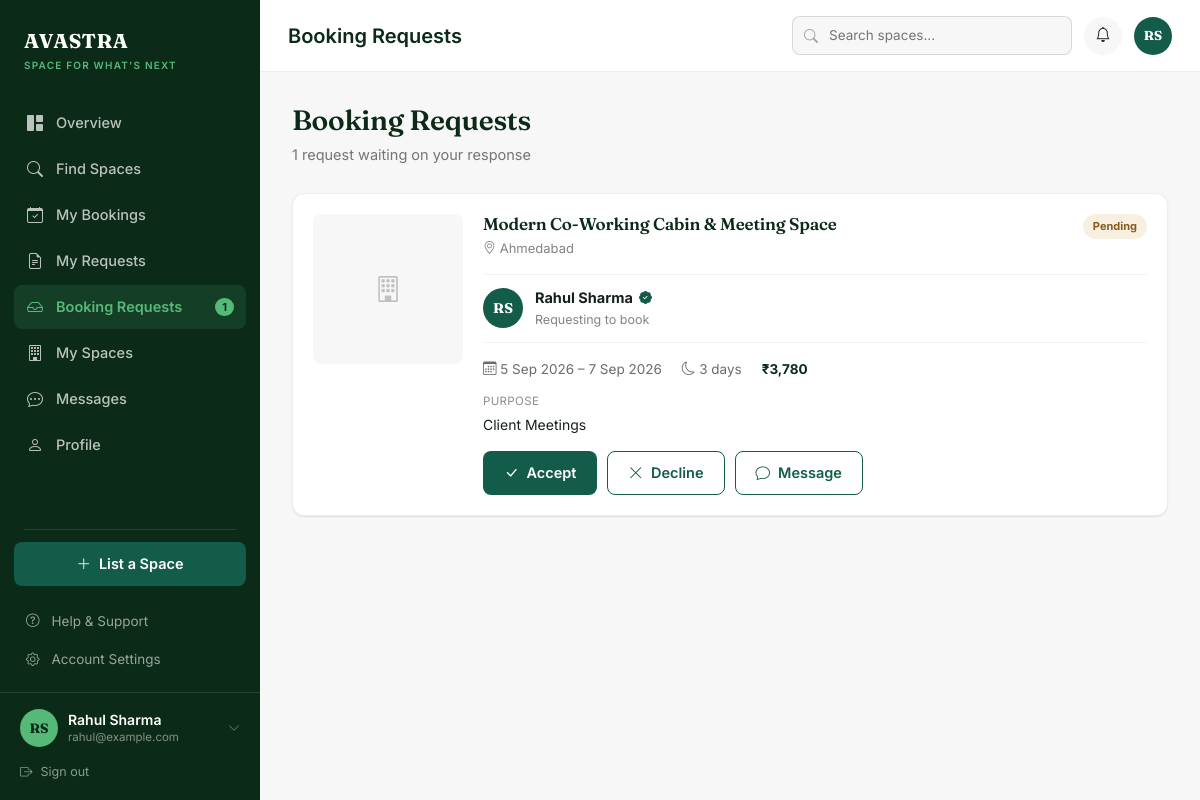
The app's page /user/owner-requests.php (signed in) with its own data.
### tables this page shows
CREATE TABLE IF NOT EXISTS `bookings` (
  `id` INT AUTO_INCREMENT PRIMARY KEY,
  `booking_code` VARCHAR(50) NOT NULL UNIQUE,
  `space_id` INT NOT NULL,
  `seeker_id` INT NOT NULL,
  `start_date` DATE NOT NULL,
  `end_date` DATE NOT NULL,
  `total_days` INT NOT NULL,
  `purpose` VARCHAR(150) NOT NULL,
  `base_amount` DECIMAL(10, 2) NOT NULL,
  `platform_fee` DECIMAL(10, 2) NOT NULL,
  `deposit_amount` DECIMAL(10, 2) DEFAULT 0.00,
  `total_amount` DECIMAL(10, 2) NOT NULL,
  `status` ENUM('pending', 'confirmed', 'active', 'completed', 'cancelled', 'rejected') NOT NULL DEFAULT 'pending',
  `cancellation_reason` TEXT DEFAULT NULL,
  `created_at` TIMESTAMP DEFAULT CURRENT_TIMESTAMP,
  `updated_at` TIMESTAMP DEFAULT CURRENT_TIMESTAMP ON UPDATE CURRENT_TIMESTAMP,
  FOREIGN KEY (`space_id`) REFERENCES `spaces` (`id`) ON DELETE CASCADE,
  FOREIGN KEY (`seeker_id`) REFERENCES `users` (`id`) ON DELETE CASCADE
);

CREATE TABLE IF NOT EXISTS `users` (
  `id` INT AUTO_INCREMENT PRIMARY KEY,
  `role_id` INT NOT NULL DEFAULT 2,
  `full_name` VARCHAR(100) NOT NULL,
  `email` VARCHAR(150) NOT NULL UNIQUE,
  `password_hash` VARCHAR(255) NOT NULL,
  `phone` VARCHAR(20) DEFAULT NULL,
  `profile_image` VARCHAR(255) DEFAULT 'default-avatar.png',
  `address` TEXT DEFAULT NULL,
  `city` VARCHAR(100) DEFAULT NULL,
  `state` VARCHAR(100) DEFAULT NULL,
  `zip_code` VARCHAR(20) DEFAULT NULL,
  `status` ENUM('active', 'inactive', 'blocked', 'pending') NOT NULL DEFAULT 'active',
  `email_verified` TINYINT(1) DEFAULT 0,
  `created_at` TIMESTAMP DEFAULT CURRENT_TIMESTAMP,
  `updated_at` TIMESTAMP DEFAULT CURRENT_TIMESTAMP ON UPDATE CURRENT_TIMESTAMP,
  FOREIGN KEY (`role_id`) REFERENCES `roles` (`id`) ON DELETE CASCADE
);

CREATE TABLE IF NOT EXISTS `spaces` (
  `id` INT AUTO_INCREMENT PRIMARY KEY,
  `owner_id` INT NOT NULL,
  `category_id` INT NOT NULL,
  `title` VARCHAR(255) NOT NULL,
  `description` TEXT NOT NULL,
  `address` TEXT NOT NULL,
  `city` VARCHAR(100) NOT NULL,
  `state` VARCHAR(100) NOT NULL,
  `zip_code` VARCHAR(20) NOT NULL,
  `latitude` DECIMAL(10, 8) DEFAULT NULL,
  `longitude` DECIMAL(11, 8) DEFAULT NULL,
  `total_sqft` INT NOT NULL,
  `max_capacity` INT DEFAULT 10,
  `daily_rate` DECIMAL(10, 2) NOT NULL,
  `weekly_rate` DECIMAL(10, 2) DEFAULT NULL,
  `monthly_rate` DECIMAL(10, 2) DEFAULT NULL,
  `security_deposit` DECIMAL(10, 2) DEFAULT 0.00,
  `verification_status` ENUM('pending', 'approved', 'rejected') NOT NULL DEFAULT 'pending',
  `rejection_reason` TEXT DEFAULT NULL,
  `is_active` TINYINT(1) DEFAULT 1,
  `created_at` TIMESTAMP DEFAULT CURRENT_TIMESTAMP,
  `updated_at` TIMESTAMP DEFAULT CURRENT_TIMESTAMP ON UPDATE CURRENT_TIMESTAMP,
  FOREIGN KEY (`owner_id`) REFERENCES `users` (`id`) ON DELETE CASCADE,
  FOREIGN KEY (`category_id`) REFERENCES `categories` (`id`) ON DELETE CASCADE
);

### classes/Auth.php (called while the page is built, shortened)
<?php
class Auth {
    public static function isLoggedIn(): bool {
        return isset($_SESSION['user_id']) && !empty($_SESSION['user_id']);
    }
    public static function getUser(): ?array {
        return [
            'id'        => $_SESSION['user_id'],
            'full_name' => $_SESSION['user_name'] ?? 'User',
            'email'     => $_SESSION['user_email'] ?? '',
            'role_id'   => $_SESSION['user_role_id'] ?? 2,
            'role_name' => $_SESSION['user_role'] ?? 'user'
        ];
    }
}

### user/owner-requests.php (the view, shortened to what this page needs)
<?php
$pageTitle = 'Booking Requests';
require_once __DIR__ . '/includes/header.php';
require_once __DIR__ . '/includes/sidebar.php';
$db     = Database::getInstance();
$userId = (int) $currentUser['id'];
$stmt = $db->prepare("
    SELECT b.*, s.title, s.city,
           u.full_name AS seeker_name, u.email_verified AS seeker_verified,
           (SELECT image_path FROM space_images WHERE space_id = s.id ORDER BY is_primary DESC, id ASC LIMIT 1) AS image_path
    FROM bookings b
    JOIN spaces s ON s.id = b.space_id
    JOIN users u ON u.id = b.seeker_id
    WHERE s.owner_id = :uid AND b.status = 'pending'
    ORDER BY b.created_at ASC
");
$stmt->execute([':uid' => $userId]);
$requests = $stmt->fetchAll();
?>
<div id="user-main">
    <?php require_once __DIR__ . '/includes/topbar.php'; ?>
    <main id="user-content" class="owner-requests-page">
        <div class="greeting-row">
            <div>
                <h1>Booking Requests</h1>
                <p><?= count($requests); ?> request<?= count($requests) === 1 ? '' : 's'; ?> waiting on your response</p>
            </div>
        </div>
        <?php if (empty($requests)): ?>
            <div class="empty-state">
                <i class="bi bi-inbox"></i>
                <h3>No pending requests</h3>
                <p>When someone requests one of your spaces, it'll show up here for you to accept or decline.</p>
                <a href="<?= APP_URL; ?>/user/my-spaces.php" class="btn btn-primary-avastra">View My Spaces</a>
            </div>
        <?php else: ?>
            <div class="owner-request-list">
                <?php foreach ($requests as $r): ?>
                    <?php
                    $nameParts = preg_split('/\s+/', trim($r['seeker_name']));
                    $initials  = strtoupper(substr($nameParts[0], 0, 1) . substr(end($nameParts), 0, 1));
                    $totalDays = (int) $r['total_days'];
                    $dateRange = $totalDays > 1
                        ? date('j M Y', strtotime($r['start_date'])) . ' – ' . date('j M Y', strtotime($r['end_date']))
                        : date('j F Y', strtotime($r['start_date']));
                    $formId = 'reject-form-' . (int) $r['id'];
                    ?>
                    <div class="owner-request-card">
                        <?php if ($r['image_path']): ?>
                            <img src="<?= APP_URL . '/' . htmlspecialchars($r['image_path']); ?>" alt="<?= htmlspecialchars($r['title']); ?>">
                        <?php else: ?>
                            <div class="img-fallback"><i class="bi bi-building"></i></div>
                        <?php endif; ?>
                        <div class="orc-body">
                            <div class="orc-top">
                                <div>
                                    <h3><?= htmlspecialchars($r['title']); ?></h3>
                                    <div class="orc-loc"><i class="bi bi-geo-alt"></i> <?= htmlspecialchars($r['city']); ?></div>
                                </div>
                                <span class="status-pill pending">Pending</span>
                            </div>
                            <div class="orc-seeker">
                                <div class="avatar-circle-xl orc-avatar"><?= htmlspecialchars($initials); ?></div>
                                <div>
                                    <strong>
                                        <?= htmlspecialchars($r['seeker_name']); ?>
                                        <?php if ($r['seeker_verified']): ?><i class="bi bi-patch-check-fill bd-verified"></i><?php endif; ?>
                                    </strong>
                                    <span>Requesting to book</span>
                                </div>
                            </div>
                            <div class="orc-meta">
                                <span><i class="bi bi-calendar3"></i> <?= $dateRange; ?></span>
                                <span><i class="bi bi-moon"></i> <?= $totalDays; ?> day<?= $totalDays > 1 ? '' : ''; ?><?= $totalDays === 1 ? '' : 's'; ?></span>
                                <span><strong>₹<?= number_format((float) $r['total_amount'], 0); ?></strong></span>
                            </div>
                            <div class="orc-purpose"><span>Purpose</span>
                                <p><?= htmlspecialchars($r['purpose']); ?></p>
                            </div>
                            <div class="orc-actions">
                                <form method="POST" onsubmit="return confirm('Accept this booking request?');">
                                    <button type="submit" class="btn btn-primary-avastra"><i class="bi bi-check-lg"></i> Accept</button>
                                </form>
                                <button type="button" class="btn btn-ghost-avastra" onclick="document.getElementById('<?= $formId; ?>').classList.toggle('open')">
                                    <i class="bi bi-x-lg"></i> Decline
                                </button>
                                <a href="<?= APP_URL; ?>/user/messages.php?with=<?= (int) $r['seeker_id']; ?>&space_id=<?= (int) $r['space_id']; ?>" class="btn btn-ghost-avastra">
                                    <i class="bi bi-chat"></i> Message
                                </a>
                            </div>
                        </div>
                    </div>
                <?php endforeach; ?>
            </div>
        <?php endif; ?>
    </main>
    <?php require_once __DIR__ . '/includes/footer.php'; ?>

### user/includes/topbar.php (shortened to what this page needs)
<?php
$nameParts   = preg_split('/\s+/', trim($currentUser['full_name']));
$topInitials = strtoupper(substr($nameParts[0], 0, 1) . substr($nameParts[count($nameParts) - 1] ?? '', 0, 1));
?>
<header id="user-topbar">
    <div class="topbar-left">
        <span class="page-title"><?= htmlspecialchars($pageTitle); ?></span>
    </div>
    <div class="topbar-right">
        <?php if (empty($hideTopbarSearch)): ?>
            <div class="topbar-search">
                <i class="bi bi-search"></i>
                <input type="text" placeholder="Search spaces...">
            </div>
        <?php endif; ?>
        <a href="<?= APP_URL; ?>/user/notifications.php" class="topbar-icon-btn" title="Notifications">
            <i class="bi bi-bell"></i>
        </a>
        <a href="<?= APP_URL; ?>/user/profile.php" class="topbar-avatar" title="<?= htmlspecialchars($currentUser['full_name']); ?>">
            <?= htmlspecialchars($topInitials); ?>
        </a>
    </div>
</header>

### records on screen
bookings: seeker.full_name "RS", space.title "Modern Co-Working Cabin & Meeting Space", space.city "Ahmedabad", seeker.full_name "Rahul Sharma", dateRange "5 Sep 2026 – 7 Sep 2026", total_days "3", total_amount "3,780", purpose "Client Meetings"

### other values on screen
$ownerPendingCount "1"
$initials "RS"
$currentUser['full_name'] "Rahul Sharma"
$currentUser['email'] "rahul@example.com"
$pageTitle "Booking Requests"
count($requests) "1"
